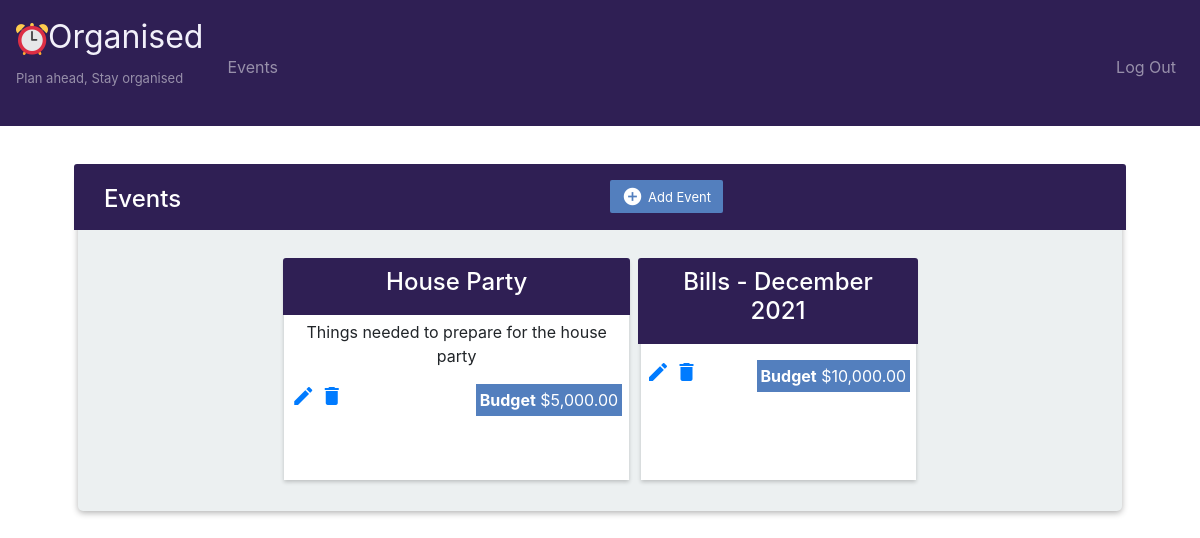
Page / (signed in) on the committed database.
### application.py (models this page shows)
class Events(db.Model):
    PK = db.Column(db.Integer, primary_key=True)
    description = db.Column(db.String(50))
    title = db.Column(db.String(50))
    budget = db.Column(db.Float)
    date_created = db.Column(db.DateTime, default=datetime.now)
    userid = db.Column(db.Integer)

### application.py (the view)
@app.route("/", methods=["GET", "POST"])
@login_required
def index():
    if request.method == "POST":
        if request.form.get("event")=="add":
            item = Events(description=request.form.get("description"),title=request.form.get("title"), budget=request.form.get("budget"), userid=session["user_id"])
            db.session.add(item)
            db.session.commit()
            flash("Event added Successfully")
        elif request.form.get("event")=="edit":
            if not request.form.get("PK"):
                return "Record not found"
            else:
                update_event = Events.query.get(request.form.get('PK'))
                update_event.description=request.form.get("description")
                update_event.title=request.form.get("title")
                update_event.budget=request.form.get("budget")
                if not update_event.budget:
                    update_event.budget = 0
                db.session.commit()
                flash("Event Updated Successfully")
        elif request.form.get("event")=="delete":
            if not request.form.get("PK"):
                return "Record not found"
            else:
                delete_event = Events.query.get(request.form.get('PK'))
                umbrellas = Umbrellas.query.filter_by(eventsid=delete_event.PK).all()
                for umbrella in umbrellas:
                    todos = Todos.query.filter_by(umbrellasid=umbrella.PK).all()
                    for todo in todos:
                        db.session.delete(todo)
                        db.session.commit()
                    db.session.delete(umbrella)
                    db.session.commit()
                db.session.delete(delete_event)
                db.session.commit()
                flash("Event Deleted Successfully")
        events = Events.query.filter_by(userid=session["user_id"]).all()
        return render_template("index.html", events=events)
    else:
        events = Events.query.filter_by(userid=session["user_id"]).all()
        return render_template("index.html", events=events)

### application.py (called while the page is built)
@app.after_request
def after_request(response):
    response.headers["Cache-Control"] = "no-cache, no-store, must-revalidate"
    response.headers["Expires"] = 0
    response.headers["Pragma"] = "no-cache"
    return response

### helpers.py (called while the page is built)
def login_required(f):
    @wraps(f)
    def decorated_function(*args, **kwargs):
        if session.get("user_id") is None:
            return redirect("/login")
        return f(*args, **kwargs)
    return decorated_function

def usd(value):
    if value >= 0:
        return f"${value:,.2f}"
    else:
        return value

### templates/index.html (shortened to what this page needs)
{% extends "layout.html" %}
{% block main %}
<div class="X">
    <div class="table-title">
        <div class="row">
            <div class="col-sm-6">
                <div class="header">
                    <h2>Events</h2>
                </div>
            </div>
            <div style="float:right">
        		<a href="#addEventModal" class="btn btn-info" data-toggle="modal"><i class="material-icons">&#xE147;</i> <span>Add Event</span></a>
        	</div>
        </div>
    </div>
    <ul class="SG" style="list-style-type: none">
        {% for event in events %}
        <li class="sgLi">
            <div class="box">
                <div>
                    <a href="/umbrella?event={{event.PK}}">
                        <div class="topheaders">
                            <h4>{{event.title}}</h4>
                        </div>
                    </a>
                </div>
                <div>
                    <p>{{event.description}}</p>
                </div>
                <div class="boxed">
                    <b>Budget</b>   {{event.budget | usd}}
                </div>
                <div style="float:left">
                    <a href="#editEventModal{{event.PK}}"  class="edit" data-toggle="modal"><i class="material-icons" data-toggle="tooltip" title="Edit">&#xE254;</i></a>
    				<a href="#deleteEventModal{{event.PK}}" class="delete" data-toggle="modal"><i class="material-icons" data-toggle="tooltip" title="Delete">&#xE872;</i></a>
    			</div>
            </div>
        </li>
        {%endfor%}
    </ul>
</div>
{% endblock %}

### static/styles.css (style rules this page uses)
.topheaders { background-color: #2f1f54; color: #fff; padding-bottom: 15px; padding: 10px 20px; min-width: 100%; margin: -5px -8px 5px; border-radius: 3px 3px 0 0; }
.boxed { border: 4px solid #537fbe; background-color:#537fbe; color: #fff; float: right; }
.header { float:left; }
.SG { margin: 0; padding: 0; text-align: center; }
.SG .sgLi { min-width: 24%; margin: 2% .35%; display: inline-flex; box-shadow: 0 2px 4px rgba(0,0,0, .2); }
.SG .box { width: 100%; height: 100vh; padding: 1% 2%; background: #fff; min-height: 200px; max-height: 220px; }
.X { margin: auto; padding: 1% 2%; max-width: 1440px; border-radius: 5px; background: #ecf0f1; box-shadow: 0 2px 6px 0 rgba(0,0,0, .3); }
.table-title { padding-bottom: 15px; background: #2f1f54; color: #fff; padding: 16px 30px; min-width: 100%; margin: -20px -25px 10px; border-radius: 3px 3px 0 0; }
.table-title h2 { margin: 5px 0 0; font-size: 24px; }
.table-title .btn { color: #fff; float: right; font-size: 13px; border: none; min-width: 50px; border-radius: 2px; outline: none !important; margin-left: 10px; background-color: #537fbe; }
.table-title .btn i { float: left; font-size: 21px; margin-right: 5px; }
.table-title .btn span { float: left; margin-top: 2px; }

### rows in the picture
Events: title "House Party", description "Things needed to prepare for the house party", budget "$5,000.00"
Events: title "Bills - December 2021", budget "$10,000.00"
